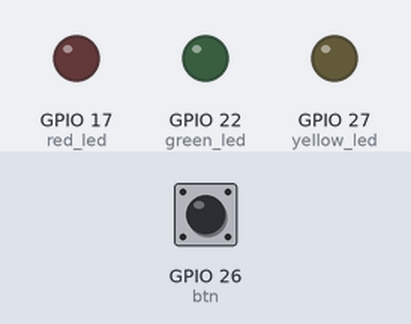
Recording of a program running on a simulated Raspberry Pi (BCM pin numbers). Shown: output pins drawn as LEDs (lit = HIGH). Inputs (shaded band) come from the test bench; at power-on: GPIO 26 (btn) HIGH.

Above: at 1.2 s.
1.3 s: GPIO 26 (btn) pulled LOW for 0.15 s
At 2.3 s:
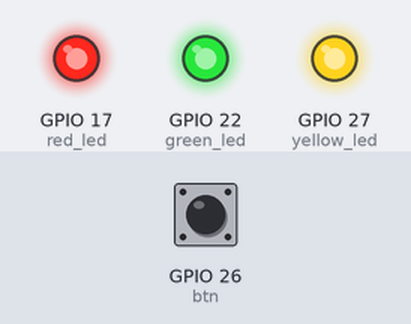
4.4 s: GPIO 26 (btn) pulled LOW for 1 s
At 5.05 s:
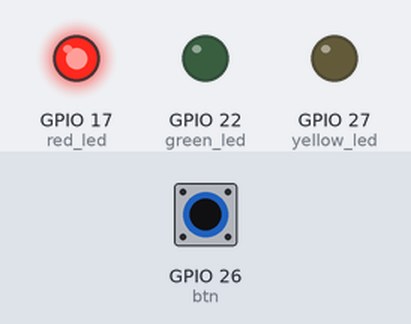
8.4 s: GPIO 26 (btn) pulled LOW for 3.2 s
At 15.6 s:
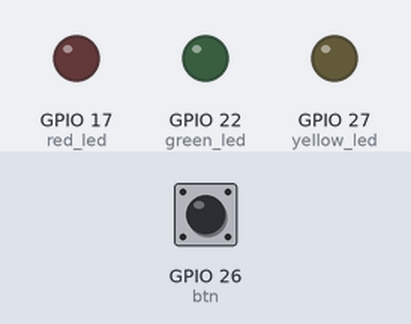
Timing chart, 0 to 17.1 s (numbered marks = the images above; inputs shaded):
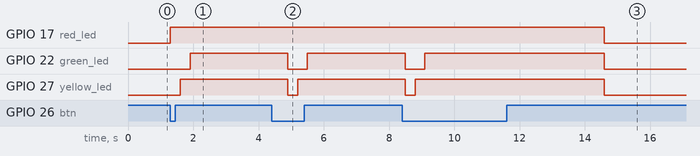

Measured:
- after the input at 1.3 s, GPIO 17 (red_led): LOW → HIGH at once; GPIO 22 (green_led): LOW → HIGH after 0.60 s; GPIO 27 (yellow_led): LOW → HIGH after 0.30 s
- after the input at 4.4 s, GPIO 17 (red_led): stays HIGH (without the input it goes to LOW after 0.50 s)
- after the input at 8.4 s, GPIO 17 (red_led): HIGH → LOW after 6.2 s instead of 0.10 s

The program:

stoplight_button.py
```python
from gpiozero import Button, LED
from time import time, sleep
from random import randint

red_led = LED(17)
yellow_led = LED(27)
green_led = LED(22)
btn = Button(26)

while True:
    btn.wait_for_press()
    red_led.toggle()
    sleep(0.3)
    yellow_led.toggle()
    sleep(0.3)
    green_led.toggle()
    btn.wait_for_release()
    sleep(3)
    red_led.off()
    yellow_led.off()
    green_led.off()
```
